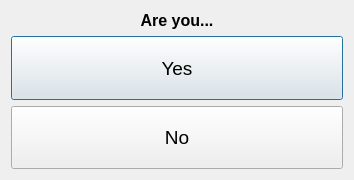
<?xml version="1.0" encoding="UTF-8"?>
<ui version="4.0">
 <class>YesNoDlg</class>
 <widget class="QDialog" name="YesNoDlg">
  <property name="geometry">
   <rect>
    <x>0</x>
    <y>0</y>
    <width>354</width>
    <height>180</height>
   </rect>
  </property>
  <property name="minimumSize">
   <size>
    <width>354</width>
    <height>180</height>
   </size>
  </property>
  <property name="maximumSize">
   <size>
    <width>16777215</width>
    <height>16777215</height>
   </size>
  </property>
  <property name="windowTitle">
   <string>Yes or No?</string>
  </property>
  <layout class="QVBoxLayout" name="verticalLayout_2">
   <item>
    <layout class="QVBoxLayout" name="verticalLayout">
     <item>
      <widget class="QLabel" name="msgLabel">
       <property name="font">
        <font>
         <pointsize>12</pointsize>
         <bold>true</bold>
        </font>
       </property>
       <property name="text">
        <string>Are you...</string>
       </property>
       <property name="alignment">
        <set>Qt::AlignCenter</set>
       </property>
      </widget>
     </item>
     <item>
      <widget class="QPushButton" name="yesBtn">
       <property name="sizePolicy">
        <sizepolicy hsizetype="Minimum" vsizetype="MinimumExpanding">
         <horstretch>0</horstretch>
         <verstretch>0</verstretch>
        </sizepolicy>
       </property>
       <property name="minimumSize">
        <size>
         <width>165</width>
         <height>50</height>
        </size>
       </property>
       <property name="font">
        <font>
         <pointsize>14</pointsize>
        </font>
       </property>
       <property name="text">
        <string>Yes</string>
       </property>
      </widget>
     </item>
     <item>
      <widget class="QPushButton" name="noBtn">
       <property name="sizePolicy">
        <sizepolicy hsizetype="Minimum" vsizetype="MinimumExpanding">
         <horstretch>0</horstretch>
         <verstretch>0</verstretch>
        </sizepolicy>
       </property>
       <property name="minimumSize">
        <size>
         <width>168</width>
         <height>50</height>
        </size>
       </property>
       <property name="font">
        <font>
         <pointsize>14</pointsize>
        </font>
       </property>
       <property name="text">
        <string>No</string>
       </property>
      </widget>
     </item>
    </layout>
   </item>
  </layout>
 </widget>
 <resources/>
 <connections/>
</ui>
